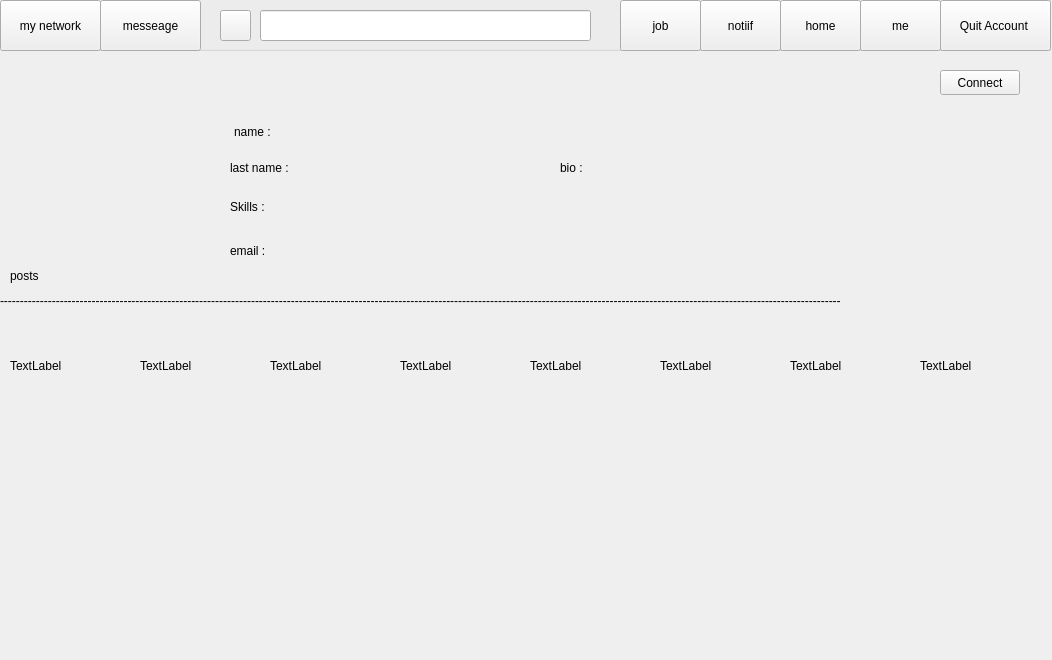
<?xml version="1.0" encoding="UTF-8"?>
<ui version="4.0">
 <class>view_profile</class>
 <widget class="QWidget" name="view_profile">
  <property name="geometry">
   <rect>
    <x>0</x>
    <y>0</y>
    <width>1052</width>
    <height>660</height>
   </rect>
  </property>
  <property name="windowTitle">
   <string>Form</string>
  </property>
  <widget class="QGroupBox" name="groupBox_3">
   <property name="geometry">
    <rect>
     <x>0</x>
     <y>-10</y>
     <width>1051</width>
     <height>61</height>
    </rect>
   </property>
   <property name="title">
    <string/>
   </property>
   <widget class="QPushButton" name="pushButton_3">
    <property name="geometry">
     <rect>
      <x>940</x>
      <y>10</y>
      <width>111</width>
      <height>51</height>
     </rect>
    </property>
    <property name="cursor">
     <cursorShape>PointingHandCursor</cursorShape>
    </property>
    <property name="toolTip">
     <string>&lt;html&gt;&lt;head/&gt;&lt;body&gt;&lt;p&gt;&lt;span style=&quot; color:#00007f;&quot;&gt;Exit your account&lt;/span&gt;&lt;/p&gt;&lt;/body&gt;&lt;/html&gt;</string>
    </property>
    <property name="text">
     <string>Quit Account </string>
    </property>
   </widget>
   <widget class="QPushButton" name="home_button">
    <property name="geometry">
     <rect>
      <x>780</x>
      <y>10</y>
      <width>81</width>
      <height>51</height>
     </rect>
    </property>
    <property name="cursor">
     <cursorShape>PointingHandCursor</cursorShape>
    </property>
    <property name="text">
     <string>home</string>
    </property>
   </widget>
   <widget class="QPushButton" name="me_button">
    <property name="geometry">
     <rect>
      <x>860</x>
      <y>10</y>
      <width>81</width>
      <height>51</height>
     </rect>
    </property>
    <property name="cursor">
     <cursorShape>PointingHandCursor</cursorShape>
    </property>
    <property name="text">
     <string>me</string>
    </property>
   </widget>
   <widget class="QPushButton" name="notif_button">
    <property name="geometry">
     <rect>
      <x>700</x>
      <y>10</y>
      <width>81</width>
      <height>51</height>
     </rect>
    </property>
    <property name="cursor">
     <cursorShape>PointingHandCursor</cursorShape>
    </property>
    <property name="text">
     <string>notiif</string>
    </property>
   </widget>
   <widget class="QPushButton" name="job_button">
    <property name="geometry">
     <rect>
      <x>620</x>
      <y>10</y>
      <width>81</width>
      <height>51</height>
     </rect>
    </property>
    <property name="cursor">
     <cursorShape>PointingHandCursor</cursorShape>
    </property>
    <property name="text">
     <string>job</string>
    </property>
   </widget>
   <widget class="QPushButton" name="mynetwork_button">
    <property name="geometry">
     <rect>
      <x>0</x>
      <y>10</y>
      <width>101</width>
      <height>51</height>
     </rect>
    </property>
    <property name="cursor">
     <cursorShape>PointingHandCursor</cursorShape>
    </property>
    <property name="text">
     <string>my network</string>
    </property>
   </widget>
   <widget class="QPushButton" name="message_button">
    <property name="geometry">
     <rect>
      <x>100</x>
      <y>10</y>
      <width>101</width>
      <height>51</height>
     </rect>
    </property>
    <property name="cursor">
     <cursorShape>PointingHandCursor</cursorShape>
    </property>
    <property name="text">
     <string>messeage</string>
    </property>
   </widget>
   <widget class="QPushButton" name="serach_button">
    <property name="geometry">
     <rect>
      <x>220</x>
      <y>20</y>
      <width>31</width>
      <height>31</height>
     </rect>
    </property>
    <property name="cursor">
     <cursorShape>PointingHandCursor</cursorShape>
    </property>
    <property name="text">
     <string/>
    </property>
   </widget>
   <widget class="QLineEdit" name="search">
    <property name="geometry">
     <rect>
      <x>260</x>
      <y>20</y>
      <width>331</width>
      <height>31</height>
     </rect>
    </property>
    <property name="toolTip">
     <string>search ID</string>
    </property>
    <property name="text">
     <string/>
    </property>
   </widget>
  </widget>
  <widget class="QLabel" name="picture">
   <property name="geometry">
    <rect>
     <x>40</x>
     <y>80</y>
     <width>130</width>
     <height>130</height>
    </rect>
   </property>
   <property name="text">
    <string/>
   </property>
  </widget>
  <widget class="QLabel" name="name_lable">
   <property name="geometry">
    <rect>
     <x>234</x>
     <y>116</y>
     <width>71</width>
     <height>31</height>
    </rect>
   </property>
   <property name="text">
    <string>name :</string>
   </property>
  </widget>
  <widget class="QLabel" name="lastname_label">
   <property name="geometry">
    <rect>
     <x>230</x>
     <y>160</y>
     <width>71</width>
     <height>16</height>
    </rect>
   </property>
   <property name="text">
    <string>last name :</string>
   </property>
  </widget>
  <widget class="QLabel" name="name">
   <property name="geometry">
    <rect>
     <x>300</x>
     <y>120</y>
     <width>191</width>
     <height>21</height>
    </rect>
   </property>
   <property name="text">
    <string/>
   </property>
  </widget>
  <widget class="QLabel" name="lastname">
   <property name="geometry">
    <rect>
     <x>310</x>
     <y>160</y>
     <width>191</width>
     <height>21</height>
    </rect>
   </property>
   <property name="text">
    <string/>
   </property>
  </widget>
  <widget class="QLabel" name="bio_label">
   <property name="geometry">
    <rect>
     <x>560</x>
     <y>160</y>
     <width>31</width>
     <height>16</height>
    </rect>
   </property>
   <property name="text">
    <string>bio :</string>
   </property>
  </widget>
  <widget class="QLabel" name="bio">
   <property name="geometry">
    <rect>
     <x>610</x>
     <y>130</y>
     <width>401</width>
     <height>81</height>
    </rect>
   </property>
   <property name="text">
    <string/>
   </property>
  </widget>
  <widget class="QLabel" name="label">
   <property name="geometry">
    <rect>
     <x>10</x>
     <y>310</y>
     <width>131</width>
     <height>111</height>
    </rect>
   </property>
   <property name="text">
    <string>TextLabel</string>
   </property>
  </widget>
  <widget class="QLabel" name="post_label">
   <property name="geometry">
    <rect>
     <x>10</x>
     <y>260</y>
     <width>71</width>
     <height>31</height>
    </rect>
   </property>
   <property name="text">
    <string>posts</string>
   </property>
  </widget>
  <widget class="QLabel" name="label_2">
   <property name="geometry">
    <rect>
     <x>140</x>
     <y>310</y>
     <width>131</width>
     <height>111</height>
    </rect>
   </property>
   <property name="text">
    <string>TextLabel</string>
   </property>
  </widget>
  <widget class="QLabel" name="label_3">
   <property name="geometry">
    <rect>
     <x>270</x>
     <y>310</y>
     <width>131</width>
     <height>111</height>
    </rect>
   </property>
   <property name="text">
    <string>TextLabel</string>
   </property>
  </widget>
  <widget class="QLabel" name="label_4">
   <property name="geometry">
    <rect>
     <x>400</x>
     <y>310</y>
     <width>131</width>
     <height>111</height>
    </rect>
   </property>
   <property name="text">
    <string>TextLabel</string>
   </property>
  </widget>
  <widget class="QLabel" name="label_5">
   <property name="geometry">
    <rect>
     <x>530</x>
     <y>310</y>
     <width>131</width>
     <height>111</height>
    </rect>
   </property>
   <property name="text">
    <string>TextLabel</string>
   </property>
  </widget>
  <widget class="QLabel" name="label_6">
   <property name="geometry">
    <rect>
     <x>660</x>
     <y>310</y>
     <width>131</width>
     <height>111</height>
    </rect>
   </property>
   <property name="text">
    <string>TextLabel</string>
   </property>
  </widget>
  <widget class="QLabel" name="label_7">
   <property name="geometry">
    <rect>
     <x>790</x>
     <y>310</y>
     <width>131</width>
     <height>111</height>
    </rect>
   </property>
   <property name="text">
    <string>TextLabel</string>
   </property>
  </widget>
  <widget class="QLabel" name="label_8">
   <property name="geometry">
    <rect>
     <x>920</x>
     <y>310</y>
     <width>131</width>
     <height>111</height>
    </rect>
   </property>
   <property name="text">
    <string>TextLabel</string>
   </property>
  </widget>
  <widget class="QLabel" name="khatttttt">
   <property name="geometry">
    <rect>
     <x>0</x>
     <y>290</y>
     <width>1061</width>
     <height>21</height>
    </rect>
   </property>
   <property name="text">
    <string>-------------------------------------------------------------------------------------------------------------------------------------------------------------------------------------------------------------------</string>
   </property>
  </widget>
  <widget class="QLabel" name="label_9">
   <property name="geometry">
    <rect>
     <x>230</x>
     <y>240</y>
     <width>47</width>
     <height>21</height>
    </rect>
   </property>
   <property name="text">
    <string>email :</string>
   </property>
  </widget>
  <widget class="QLabel" name="email">
   <property name="geometry">
    <rect>
     <x>310</x>
     <y>240</y>
     <width>261</width>
     <height>21</height>
    </rect>
   </property>
   <property name="text">
    <string/>
   </property>
  </widget>
  <widget class="QLabel" name="label_10">
   <property name="geometry">
    <rect>
     <x>230</x>
     <y>200</y>
     <width>47</width>
     <height>13</height>
    </rect>
   </property>
   <property name="text">
    <string>Skills :</string>
   </property>
  </widget>
  <widget class="QLabel" name="my_skills">
   <property name="geometry">
    <rect>
     <x>310</x>
     <y>200</y>
     <width>181</width>
     <height>20</height>
    </rect>
   </property>
   <property name="text">
    <string/>
   </property>
  </widget>
  <widget class="QPushButton" name="connect_button">
   <property name="geometry">
    <rect>
     <x>940</x>
     <y>70</y>
     <width>80</width>
     <height>25</height>
    </rect>
   </property>
   <property name="text">
    <string>Connect</string>
   </property>
  </widget>
 </widget>
 <resources/>
 <connections/>
</ui>
